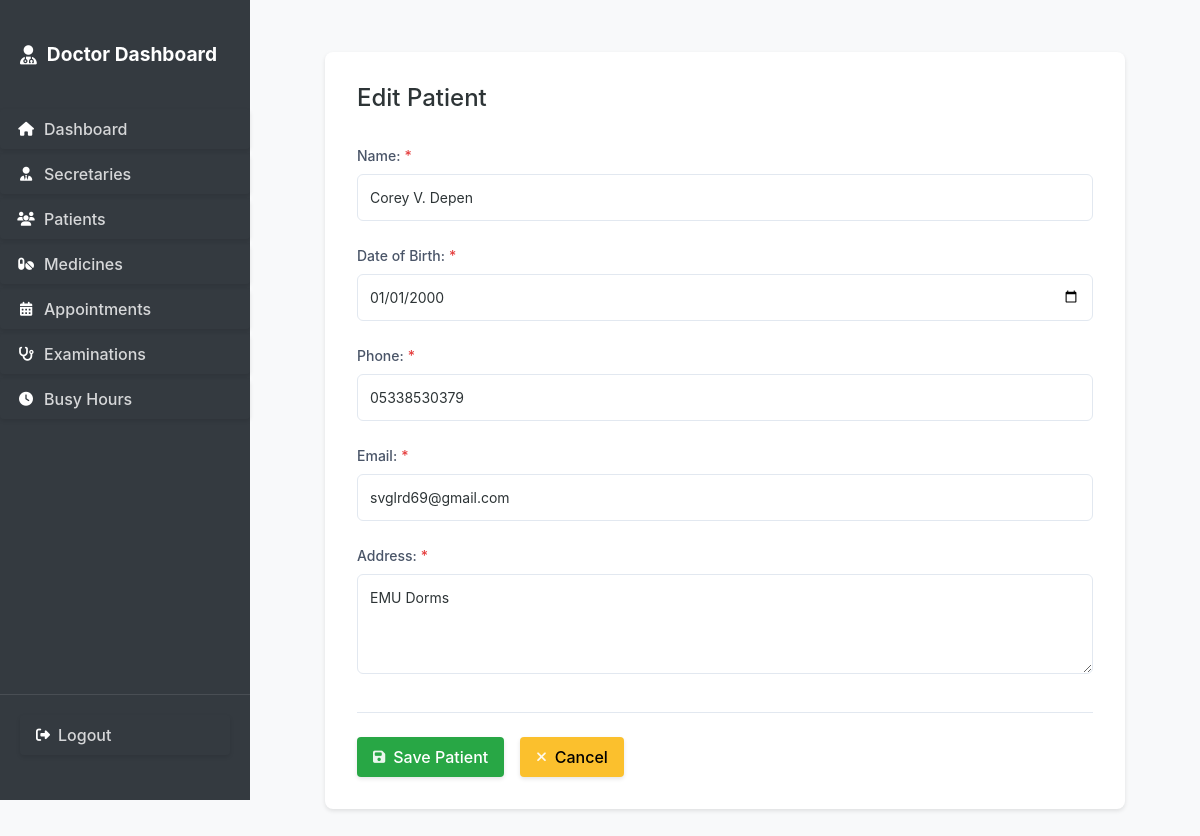
The app's page /patients/9/edit/ (signed in) with its own data.
### secretary_dash/models.py (models this page shows, shortened)
class Patient(models.Model):
    name = models.CharField(max_length=100)
    phone = models.CharField(max_length=20)
    email = models.EmailField()
    address = models.TextField()
    date_of_birth = models.DateField()
    created_at = models.DateTimeField(auto_now_add=True)
    class Meta:
        ordering = ['name']

### secretary_dash/views.py (the view)
# urls.py: path('patients/<int:pk>/edit/', views.patient_edit, name='patient_edit'),
@login_required
@user_passes_test(is_staff)
def patient_edit(request, pk):
    patient = get_object_or_404(Patient, pk=pk)
    if request.method == 'POST':
        form = PatientForm(request.POST, instance=patient)
        if form.is_valid():
            form.save()
            messages.success(request, 'Patient updated successfully.')
            return redirect('secretary_dash:patient_list')
    else:
        form = PatientForm(instance=patient)
    return render(request, 'secretary_dash/common/patient_form.html', {
        'form': form,
        'title': 'Edit Patient'
    })

### secretary_dash/forms.py
class PatientForm(forms.ModelForm):
    class Meta:
        model = Patient
        fields = ['name', 'phone', 'email', 'address', 'date_of_birth']
        widgets = {
            'date_of_birth': forms.DateInput(attrs={'type': 'date'}),
            'address': forms.Textarea(attrs={'rows': 3}),
        }

### secretary_dash/auth.py (called while the page is built)
    def get_user(self, user_id):
        UserModel = get_user_model()
        try:
            return UserModel.objects.get(pk=user_id)
        except UserModel.DoesNotExist:
            return None

### secretary_dash/views.py (called while the page is built)
def is_staff(user):
    return user.is_superuser or hasattr(user, 'secretary')

### templates/secretary_dash/common/patient_form.html (shortened to what this page needs)
{% extends 'secretary_dash/common/form_base.html' %}
{% block form_content %}
<form method="post">
    <div class="form-group {% if form.name.field.required %}required-field{% endif %} {% if form.name.errors %}has-error{% endif %}">
        <label for="{{ form.name.id_for_label }}">Name:</label>
        {{ form.name }}
    </div>
    <div class="form-group {% if form.date_of_birth.field.required %}required-field{% endif %} {% if form.date_of_birth.errors %}has-error{% endif %}">
        <label for="{{ form.date_of_birth.id_for_label }}">Date of Birth:</label>
        {{ form.date_of_birth }}
    </div>
    <div class="form-group {% if form.phone.field.required %}required-field{% endif %} {% if form.phone.errors %}has-error{% endif %}">
        <label for="{{ form.phone.id_for_label }}">Phone:</label>
        {{ form.phone }}
    </div>
    <div class="form-group {% if form.email.field.required %}required-field{% endif %} {% if form.email.errors %}has-error{% endif %}">
        <label for="{{ form.email.id_for_label }}">Email:</label>
        {{ form.email }}
    </div>
    <div class="form-group {% if form.address.field.required %}required-field{% endif %} {% if form.address.errors %}has-error{% endif %}">
        <label for="{{ form.address.id_for_label }}">Address:</label>
        {{ form.address }}
    </div>
    <div class="form-actions">
        <button type="submit" class="btn btn-add">
            <i class="fas fa-save"></i>
            <span>Save Patient</span>
        </button>
        <a href="{% url 'secretary_dash:patient_list' %}" class="btn btn-cancel">
            <i class="fas fa-times"></i>
            <span>Cancel</span>
        </a>
    </div>
</form>
{% endblock %}

### static/css/main.css (style rules this page uses)
body { margin: 0; padding: 0; font-family: -apple-system, BlinkMacSystemFont, "Segoe UI", Roboto, "Helvetica Neue", Arial, sans-serif; background-color: #f8f9fa; }
.btn-cancel { background-color: #ffc107 !important; color: #212529 !important; }
.btn { display: inline-flex !important; align-items: center !important; gap: 0.5rem !important; padding: 0.5rem 1rem !important; border-radius: 0.25rem !important; border: none !important; cursor: pointer !important; font-weight: 500 !important; transition: all 0.2s ease !important; text-decoration: none !important; box-shadow: 0 0.125rem 0.25rem rgba(0, 0, 0, 0.1) !important; }
form:not(.user-menu form) button[type="submit"]:not(.btn-cancel):not(.btn-delete), form:not(.user-menu form) input[type="submit"]:not(.btn-cancel):not(.btn-delete) { background-color: #28a745 !important; border-color: #28a745 !important; color: white !important; }
.btn .fas, .btn .far, .btn .fab, .btn .fa { color: rgba(255, 255, 255, 0.9) !important; }
.form-group { margin-bottom: 1rem; }
.form-group label { display: block; margin-bottom: 0.5rem; }
.form-group input { width: 100%; padding: 0.5rem; border: 0.0625rem solid #ddd; border-radius: 0.25rem; }
.form-group.required-field label::after { content: "*"; color: #dc3545; margin-left: 0.25rem; }
.form-actions { display: flex; gap: 1rem; margin-top: 2rem; }
.btn-add { background-color: #2e7d32 !important; color: white !important; }
.btn-cancel { background-color: #fbc02d !important; color: #000 !important; }
.btn i { font-size: 0.875rem !important; }
.form-group { margin-bottom: 1.5rem; }
.form-group label { display: block; margin-bottom: 0.5rem; color: #4a5568; font-weight: 500; font-size: 0.875rem; }
.form-group input, .form-group select, .form-group textarea { width: 100%; padding: 0.75rem; border: 0.0625rem solid #e2e8f0; border-radius: 0.375rem; background-color: #fff; color: #2d3436; font-size: 0.875rem; transition: all 0.2s ease; }
.form-group textarea { min-height: 6.25rem; resize: vertical; }
.form-group.required-field label::after { content: "*"; color: #e53e3e; margin-left: 0.25rem; }
.form-actions { display: flex; gap: 1rem; margin-top: 2rem; padding-top: 1.5rem; border-top: 0.0625rem solid #e2e8f0; }
input[type="date"], input[type="time"] { min-height: 2.75rem; }

### records on screen
Patient: name "Corey V. Depen", date_of_birth "01/01/2000", phone "05338530379", email "svglrd69@gmail.com", address "EMU Dorms"

### other values on screen
{{ title }} "Edit Patient"
